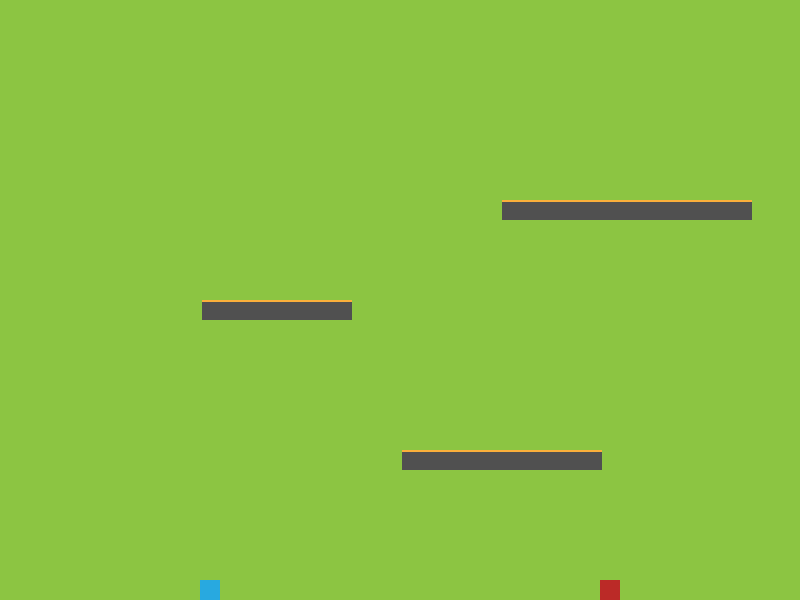
Frame 1 (no input)
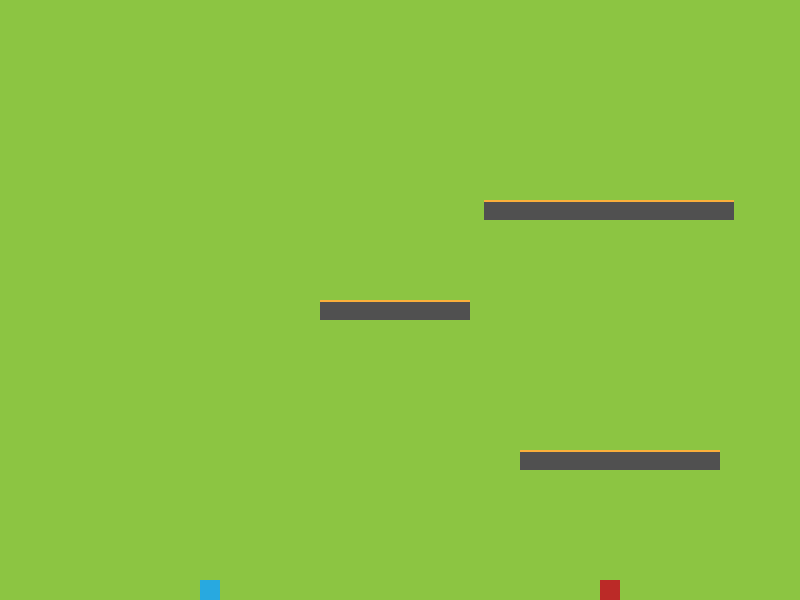
Frame 60 (no input)
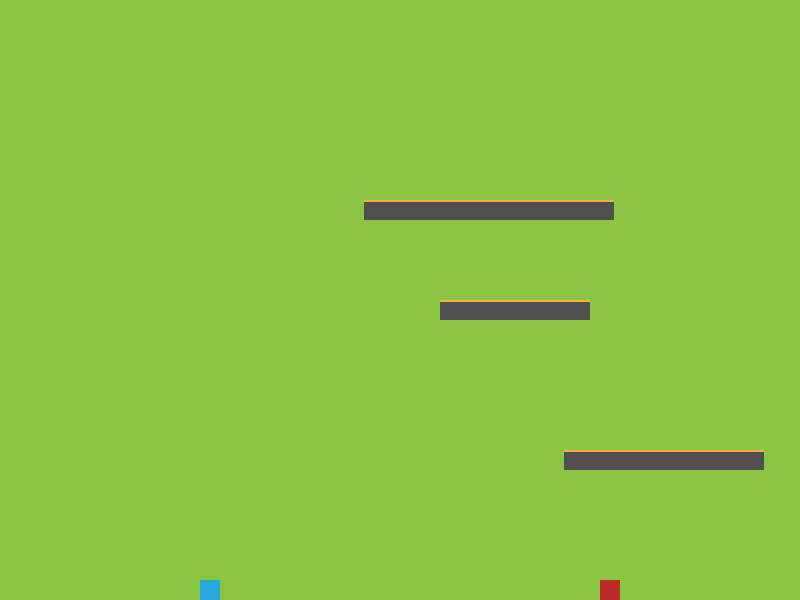
Frame 120 (the mouse pressed at the canvas centre since frame 60)

The p5.js sketch that drew these frames (run headless with seeded random() and noise() and a simulated clock; from frame 60 on, the mouse is pressed at the canvas centre):

// p5.js sketch
// ── sketch.js
// PLATFORMER - CLASSES & OBJECTS

// Declare Global Variables
let player1, player2;
let platform, platform2;

let GREY = 80;
let RED = "#bb2a27";
let GREEN = "#8cc542";
let BLUE = "#28a9e0";
let ORANGE = "#faaf3b";
let BROWN = "#aa6c39";

// SETUP FUNCTION - Runs once at beginning of program
function setup() {
    createCanvas(800, 600);
	
	// Initialize Global Variables
	player1 = new JumpingPlayer(200, 580, BLUE, 65, 68, 87);
	player2 = new JumpingPlayer(600, 580, RED, 37, 39, 38);
	platform = new Platform(400, 450, 200);
	platform2 = new Platform(200, 300, 150);
	platform3 = new Platform(500, 200, 250);
}

// DRAW FUNCTION - Loops @ 60FPS by default
function draw() {
	// LOGIC
	player1.move();
	player2.move();
	platform.move();
	platform2.move();
	platform3.move();
	
	// DRAW
    background(GREEN);
	player1.show();
	player2.show();
	platform.show();
	platform2.show();
	platform3.show();
}

// EVENT FUNCTIONS
function keyPressed() {
	player1.jump();
	player2.jump();
}

// ── platform.js
//PLATFORM CLASS
class Platform {
	//Properties (STATE)
	constructor(x, y, w) {
		this.x = x;
		this.y = y;
		this.w = w;
		this.h = 20;
		this.col = GREY;
		this.topCol = ORANGE;
		this.xSpeed = 2;
	}
	//METHODS
	show() {
		noStroke();
		// Main Platform
		fill(this.col);
		rect(this.x, this.y, this.w, this.h);
		// Platform Top
		fill(this.topCol);
		rect(this.x, this.y, this.w, 2);
	}

	move() {
		// Move & Bounce Horizontally
		this.x += this.xSpeed;
		if (this.x + this.w > width || this.x < 0) {
			this.xSpeed = -this.xSpeed;
		}
	}
}
// ── player1.js
// PLAYER CLASS
class JumpingPlayer {
	//Properties (State)
	constructor(x, y, col, lk, rk, uk) {
		this.x = x;
		this.y = y;
		this.w = 20;
		this.h = 20;
		this.xSpeed = 5;
		this.ySpeed = 0;
		this.a = 1;
		this.col = col;
		this.leftKey = lk;
		this.rightKey = rk;
		this.upKey = uk;

	}

	// Methods (Behaviour)
	move() {
		// Move Horizontally on Key is Down
		if (keyIsDown(this.leftKey)) {
			this.x += -this.xSpeed;
		} else if (keyIsDown(this.rightKey)) {
			this.x += this.xSpeed;
		}

		// Move Vertically - Gravity
		this.y += this.ySpeed; // Move Vertically
		this.ySpeed += this.a; // Apply Gravity
		if (this.y + this.h > height) {
			// Land on Ground
			this.y = height - this.h;
		}
	}

	show() {
		// Draw Player
		noStroke();
		fill(this.col);
		rect(this.x, this.y, this.w, this.h);
	}

	jump() {
		// Jump on UP_ARROW
		if (keyCode == this.upKey) {
			this.ySpeed = -20;
		}
	}

}
